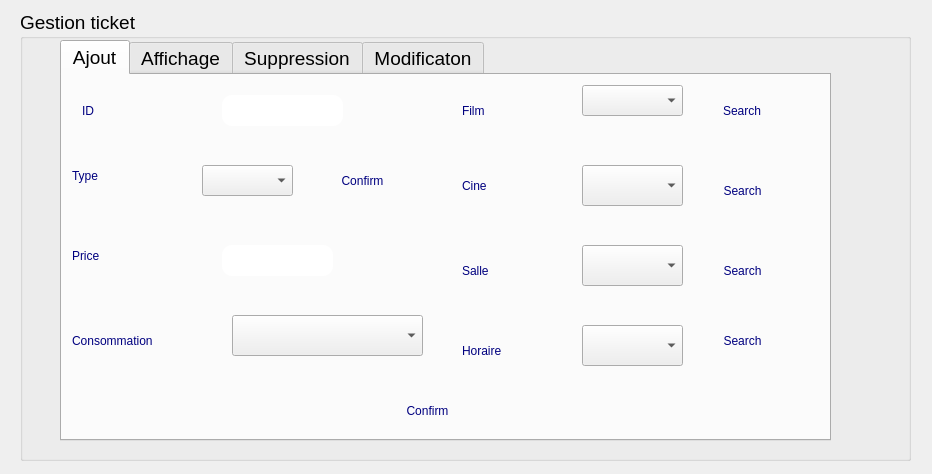
<?xml version="1.0" encoding="UTF-8"?>
<ui version="4.0">
 <class>ticket_page</class>
 <widget class="QDialog" name="ticket_page">
  <property name="geometry">
   <rect>
    <x>0</x>
    <y>0</y>
    <width>932</width>
    <height>474</height>
   </rect>
  </property>
  <property name="windowTitle">
   <string>Dialog</string>
  </property>
  <property name="styleSheet">
   <string notr="true">border-image: url(:/new/prefix3/beige.jpg);</string>
  </property>
  <widget class="QGroupBox" name="groupBox">
   <property name="geometry">
    <rect>
     <x>20</x>
     <y>10</y>
     <width>891</width>
     <height>451</height>
    </rect>
   </property>
   <property name="font">
    <font>
     <pointsize>14</pointsize>
    </font>
   </property>
   <property name="styleSheet">
    <string notr="true">border-image: url(:/new/prefix3/orange.png);</string>
   </property>
   <property name="title">
    <string>Gestion ticket</string>
   </property>
   <widget class="QTabWidget" name="tabWidget">
    <property name="geometry">
     <rect>
      <x>40</x>
      <y>30</y>
      <width>771</width>
      <height>401</height>
     </rect>
    </property>
    <property name="styleSheet">
     <string notr="true">border-image: url(:/new/prefix2/marron.jpg);</string>
    </property>
    <property name="currentIndex">
     <number>0</number>
    </property>
    <widget class="QWidget" name="tab">
     <attribute name="title">
      <string>Ajout</string>
     </attribute>
     <widget class="QLabel" name="label">
      <property name="geometry">
       <rect>
        <x>20</x>
        <y>20</y>
        <width>111</width>
        <height>31</height>
       </rect>
      </property>
      <property name="styleSheet">
       <string notr="true">border-radius : 10px ;
color: rgb(0, 0, 127);
font: 14pt &quot;MS Shell Dlg 2&quot;;</string>
      </property>
      <property name="text">
       <string>ID</string>
      </property>
     </widget>
     <widget class="QLabel" name="label_2">
      <property name="geometry">
       <rect>
        <x>10</x>
        <y>160</y>
        <width>111</width>
        <height>41</height>
       </rect>
      </property>
      <property name="styleSheet">
       <string notr="true">border-radius : 10px ;
color: rgb(0, 0, 127);
font: 14pt &quot;MS Shell Dlg 2&quot;;</string>
      </property>
      <property name="text">
       <string>Price</string>
      </property>
     </widget>
     <widget class="QLabel" name="label_3">
      <property name="geometry">
       <rect>
        <x>10</x>
        <y>90</y>
        <width>111</width>
        <height>21</height>
       </rect>
      </property>
      <property name="styleSheet">
       <string notr="true">border-radius : 10px ;
color: rgb(0, 0, 127);
font: 14pt &quot;MS Shell Dlg 2&quot;;</string>
      </property>
      <property name="text">
       <string>Type</string>
      </property>
     </widget>
     <widget class="QLabel" name="label_4">
      <property name="geometry">
       <rect>
        <x>10</x>
        <y>240</y>
        <width>151</width>
        <height>51</height>
       </rect>
      </property>
      <property name="styleSheet">
       <string notr="true">border-radius : 10px ;
color: rgb(0, 0, 127);
font: 14pt &quot;MS Shell Dlg 2&quot;;</string>
      </property>
      <property name="text">
       <string>Consommation</string>
      </property>
     </widget>
     <widget class="QLabel" name="label_5">
      <property name="geometry">
       <rect>
        <x>400</x>
        <y>10</y>
        <width>91</width>
        <height>51</height>
       </rect>
      </property>
      <property name="styleSheet">
       <string notr="true">border-radius : 10px ;
color: rgb(0, 0, 127);
font: 14pt &quot;MS Shell Dlg 2&quot;;</string>
      </property>
      <property name="text">
       <string>Film</string>
      </property>
     </widget>
     <widget class="QLineEdit" name="lineEdit_id">
      <property name="geometry">
       <rect>
        <x>160</x>
        <y>20</y>
        <width>121</width>
        <height>31</height>
       </rect>
      </property>
      <property name="styleSheet">
       <string notr="true">border-radius : 10px ;
color: rgb(0, 0, 127);
font: 14pt &quot;MS Shell Dlg 2&quot;;
border-image: whit</string>
      </property>
     </widget>
     <widget class="QComboBox" name="comboBox_type">
      <property name="geometry">
       <rect>
        <x>140</x>
        <y>90</y>
        <width>91</width>
        <height>31</height>
       </rect>
      </property>
      <property name="styleSheet">
       <string notr="true">border-image: whit</string>
      </property>
     </widget>
     <widget class="QComboBox" name="comboBox_consommation">
      <property name="geometry">
       <rect>
        <x>170</x>
        <y>240</y>
        <width>191</width>
        <height>41</height>
       </rect>
      </property>
      <property name="styleSheet">
       <string notr="true">border-image: whit</string>
      </property>
     </widget>
     <widget class="QComboBox" name="comboBox_film">
      <property name="geometry">
       <rect>
        <x>520</x>
        <y>10</y>
        <width>101</width>
        <height>31</height>
       </rect>
      </property>
      <property name="styleSheet">
       <string notr="true">border-image: whit</string>
      </property>
     </widget>
     <widget class="QLabel" name="label_6">
      <property name="geometry">
       <rect>
        <x>400</x>
        <y>90</y>
        <width>91</width>
        <height>41</height>
       </rect>
      </property>
      <property name="styleSheet">
       <string notr="true">border-radius : 10px ;
color: rgb(0, 0, 127);
font: 14pt &quot;MS Shell Dlg 2&quot;;</string>
      </property>
      <property name="text">
       <string>Cine</string>
      </property>
     </widget>
     <widget class="QComboBox" name="comboBox_cine">
      <property name="geometry">
       <rect>
        <x>520</x>
        <y>90</y>
        <width>101</width>
        <height>41</height>
       </rect>
      </property>
      <property name="styleSheet">
       <string notr="true">border-image: whit</string>
      </property>
     </widget>
     <widget class="QLabel" name="label_7">
      <property name="geometry">
       <rect>
        <x>400</x>
        <y>170</y>
        <width>91</width>
        <height>51</height>
       </rect>
      </property>
      <property name="styleSheet">
       <string notr="true">border-radius : 10px ;
color: rgb(0, 0, 127);
font: 14pt &quot;MS Shell Dlg 2&quot;;</string>
      </property>
      <property name="text">
       <string>Salle</string>
      </property>
     </widget>
     <widget class="QComboBox" name="comboBox_salle">
      <property name="geometry">
       <rect>
        <x>520</x>
        <y>170</y>
        <width>101</width>
        <height>41</height>
       </rect>
      </property>
      <property name="styleSheet">
       <string notr="true">border-image: whit</string>
      </property>
     </widget>
     <widget class="QLabel" name="label_8">
      <property name="geometry">
       <rect>
        <x>400</x>
        <y>250</y>
        <width>91</width>
        <height>51</height>
       </rect>
      </property>
      <property name="styleSheet">
       <string notr="true">border-radius : 10px ;
color: rgb(0, 0, 127);
font: 14pt &quot;MS Shell Dlg 2&quot;;</string>
      </property>
      <property name="text">
       <string>Horaire</string>
      </property>
     </widget>
     <widget class="QComboBox" name="comboBox_horaire">
      <property name="geometry">
       <rect>
        <x>520</x>
        <y>250</y>
        <width>101</width>
        <height>41</height>
       </rect>
      </property>
      <property name="styleSheet">
       <string notr="true">border-image: whit</string>
      </property>
     </widget>
     <widget class="QPushButton" name="pushButton_update_film_cine">
      <property name="geometry">
       <rect>
        <x>640</x>
        <y>10</y>
        <width>80</width>
        <height>51</height>
       </rect>
      </property>
      <property name="styleSheet">
       <string notr="true">border-radius : 10px ;
color: rgb(0, 0, 127);
font: 14pt &quot;MS Shell Dlg 2&quot;;
border-image: url(:/new/prefix3/orange.png);</string>
      </property>
      <property name="text">
       <string>Search</string>
      </property>
     </widget>
     <widget class="QPushButton" name="pushButton_update_cine_salle">
      <property name="geometry">
       <rect>
        <x>640</x>
        <y>90</y>
        <width>81</width>
        <height>51</height>
       </rect>
      </property>
      <property name="styleSheet">
       <string notr="true">border-radius : 10px ;
color: rgb(0, 0, 127);
font: 14pt &quot;MS Shell Dlg 2&quot;;
border-image: url(:/new/prefix3/orange.png);</string>
      </property>
      <property name="text">
       <string>Search</string>
      </property>
     </widget>
     <widget class="QPushButton" name="pushButton_update_salle_horaire">
      <property name="geometry">
       <rect>
        <x>640</x>
        <y>170</y>
        <width>81</width>
        <height>51</height>
       </rect>
      </property>
      <property name="styleSheet">
       <string notr="true">border-radius : 10px ;
color: rgb(0, 0, 127);
font: 14pt &quot;MS Shell Dlg 2&quot;;
border-image: url(:/new/prefix3/orange.png);</string>
      </property>
      <property name="text">
       <string>Search</string>
      </property>
     </widget>
     <widget class="QPushButton" name="pushButton_update_horaire">
      <property name="geometry">
       <rect>
        <x>640</x>
        <y>240</y>
        <width>81</width>
        <height>51</height>
       </rect>
      </property>
      <property name="styleSheet">
       <string notr="true">border-radius : 10px ;
color: rgb(0, 0, 127);
font: 14pt &quot;MS Shell Dlg 2&quot;;
border-image: url(:/new/prefix3/orange.png);</string>
      </property>
      <property name="text">
       <string>Search</string>
      </property>
     </widget>
     <widget class="QPushButton" name="pushButton_confirm_type">
      <property name="geometry">
       <rect>
        <x>250</x>
        <y>80</y>
        <width>101</width>
        <height>51</height>
       </rect>
      </property>
      <property name="styleSheet">
       <string notr="true">border-radius : 10px ;
color: rgb(0, 0, 127);
font: 14pt &quot;MS Shell Dlg 2&quot;;
border-image: url(:/new/prefix3/orange.png);</string>
      </property>
      <property name="text">
       <string>Confirm</string>
      </property>
     </widget>
     <widget class="QLineEdit" name="lineEdit_price">
      <property name="geometry">
       <rect>
        <x>160</x>
        <y>170</y>
        <width>111</width>
        <height>31</height>
       </rect>
      </property>
      <property name="styleSheet">
       <string notr="true">border-radius : 10px ;
color: rgb(0, 0, 127);
font: 14pt &quot;MS Shell Dlg 2&quot;;
border-image: whit</string>
      </property>
      <property name="readOnly">
       <bool>true</bool>
      </property>
     </widget>
     <widget class="QPushButton" name="pushButton_confirm_ajout">
      <property name="geometry">
       <rect>
        <x>280</x>
        <y>310</y>
        <width>171</width>
        <height>51</height>
       </rect>
      </property>
      <property name="styleSheet">
       <string notr="true">border-radius : 10px ;
color: rgb(0, 0, 127);
font: 14pt &quot;MS Shell Dlg 2&quot;;
border-image: url(:/new/prefix3/orange.png);</string>
      </property>
      <property name="text">
       <string>Confirm</string>
      </property>
     </widget>
    </widget>
    <widget class="QWidget" name="tab_2">
     <attribute name="title">
      <string>Affichage</string>
     </attribute>
     <widget class="QPushButton" name="pushButton_confirm_aff_ticket">
      <property name="geometry">
       <rect>
        <x>310</x>
        <y>320</y>
        <width>121</width>
        <height>41</height>
       </rect>
      </property>
      <property name="styleSheet">
       <string notr="true">border-radius : 10px ;
color: rgb(0, 0, 127);
font: 14pt &quot;MS Shell Dlg 2&quot;;
border-image: url(:/new/prefix3/orange.png);</string>
      </property>
      <property name="text">
       <string>Afficher</string>
      </property>
     </widget>
     <widget class="QTableView" name="tableView_aff_ticket">
      <property name="geometry">
       <rect>
        <x>50</x>
        <y>40</y>
        <width>651</width>
        <height>251</height>
       </rect>
      </property>
      <property name="styleSheet">
       <string notr="true">border-image: whit</string>
      </property>
     </widget>
    </widget>
    <widget class="QWidget" name="tab_3">
     <attribute name="title">
      <string>Suppression</string>
     </attribute>
     <widget class="QLineEdit" name="lineEdit_id_delete">
      <property name="geometry">
       <rect>
        <x>200</x>
        <y>60</y>
        <width>371</width>
        <height>41</height>
       </rect>
      </property>
      <property name="styleSheet">
       <string notr="true">border-radius : 10px ;
color: rgb(0, 0, 127);
font: 14pt &quot;MS Shell Dlg 2&quot;;
border-image: whit</string>
      </property>
      <property name="text">
       <string>Enter ID</string>
      </property>
     </widget>
     <widget class="QPushButton" name="pushButton_confirm">
      <property name="geometry">
       <rect>
        <x>300</x>
        <y>160</y>
        <width>121</width>
        <height>41</height>
       </rect>
      </property>
      <property name="styleSheet">
       <string notr="true">border-radius : 10px ;
color: rgb(0, 0, 127);
font: 14pt &quot;MS Shell Dlg 2&quot;;
border-image: url(:/new/prefix3/orange.png);</string>
      </property>
      <property name="text">
       <string>Confirm</string>
      </property>
     </widget>
    </widget>
    <widget class="QWidget" name="tab_4">
     <attribute name="title">
      <string>Modificaton</string>
     </attribute>
     <widget class="QLineEdit" name="lineEdit_id_update">
      <property name="geometry">
       <rect>
        <x>70</x>
        <y>50</y>
        <width>291</width>
        <height>41</height>
       </rect>
      </property>
      <property name="styleSheet">
       <string notr="true">border-radius : 10px ;
color: rgb(0, 0, 127);
font: 14pt &quot;MS Shell Dlg 2&quot;;
border-image: whit</string>
      </property>
      <property name="text">
       <string>Insert ID</string>
      </property>
     </widget>
     <widget class="QPushButton" name="pushButton_verif_id_update">
      <property name="geometry">
       <rect>
        <x>460</x>
        <y>50</y>
        <width>91</width>
        <height>41</height>
       </rect>
      </property>
      <property name="styleSheet">
       <string notr="true">border-radius : 10px ;
color: rgb(0, 0, 127);
font: 14pt &quot;MS Shell Dlg 2&quot;;
border-image: url(:/new/prefix3/orange.png);</string>
      </property>
      <property name="text">
       <string>Search</string>
      </property>
     </widget>
     <widget class="QLineEdit" name="lineEdit">
      <property name="geometry">
       <rect>
        <x>70</x>
        <y>150</y>
        <width>191</width>
        <height>41</height>
       </rect>
      </property>
      <property name="styleSheet">
       <string notr="true">border-radius : 10px ;
color: rgb(0, 0, 127);
font: 14pt &quot;MS Shell Dlg 2&quot;;</string>
      </property>
      <property name="text">
       <string>Type</string>
      </property>
     </widget>
     <widget class="QLineEdit" name="lineEdit_2">
      <property name="geometry">
       <rect>
        <x>70</x>
        <y>230</y>
        <width>191</width>
        <height>41</height>
       </rect>
      </property>
      <property name="styleSheet">
       <string notr="true">border-radius : 10px ;
color: rgb(0, 0, 127);
font: 14pt &quot;MS Shell Dlg 2&quot;;</string>
      </property>
      <property name="text">
       <string>Price</string>
      </property>
     </widget>
     <widget class="QLineEdit" name="lineEdit_3">
      <property name="geometry">
       <rect>
        <x>70</x>
        <y>310</y>
        <width>191</width>
        <height>41</height>
       </rect>
      </property>
      <property name="styleSheet">
       <string notr="true">border-radius : 10px ;
color: rgb(0, 0, 127);
font: 14pt &quot;MS Shell Dlg 2&quot;;</string>
      </property>
      <property name="text">
       <string>Consommation</string>
      </property>
     </widget>
     <widget class="QComboBox" name="comboBox_update_type">
      <property name="geometry">
       <rect>
        <x>300</x>
        <y>153</y>
        <width>131</width>
        <height>41</height>
       </rect>
      </property>
      <property name="styleSheet">
       <string notr="true">border-image: whit</string>
      </property>
     </widget>
     <widget class="QComboBox" name="comboBox_update_cons">
      <property name="geometry">
       <rect>
        <x>300</x>
        <y>310</y>
        <width>131</width>
        <height>41</height>
       </rect>
      </property>
      <property name="styleSheet">
       <string notr="true">border-image: whit</string>
      </property>
     </widget>
     <widget class="QLineEdit" name="lineEdit_price_update">
      <property name="geometry">
       <rect>
        <x>300</x>
        <y>230</y>
        <width>131</width>
        <height>41</height>
       </rect>
      </property>
      <property name="styleSheet">
       <string notr="true">border-radius : 10px ;
color: rgb(0, 0, 127);
font: 14pt &quot;MS Shell Dlg 2&quot;;
border-image: whit</string>
      </property>
      <property name="readOnly">
       <bool>true</bool>
      </property>
     </widget>
     <widget class="QPushButton" name="pushButton_update_confi_type">
      <property name="geometry">
       <rect>
        <x>460</x>
        <y>150</y>
        <width>91</width>
        <height>41</height>
       </rect>
      </property>
      <property name="styleSheet">
       <string notr="true">border-radius : 10px ;
color: rgb(0, 0, 127);
font: 14pt &quot;MS Shell Dlg 2&quot;;
border-image: url(:/new/prefix3/orange.png);</string>
      </property>
      <property name="text">
       <string>Confirm</string>
      </property>
     </widget>
     <widget class="QPushButton" name="pushButton_confi_update">
      <property name="geometry">
       <rect>
        <x>480</x>
        <y>310</y>
        <width>161</width>
        <height>41</height>
       </rect>
      </property>
      <property name="styleSheet">
       <string notr="true">border-radius : 10px ;
color: rgb(0, 0, 127);
font: 14pt &quot;MS Shell Dlg 2&quot;;
border-image: url(:/new/prefix3/orange.png);</string>
      </property>
      <property name="text">
       <string>Confirm update</string>
      </property>
     </widget>
    </widget>
   </widget>
  </widget>
 </widget>
 <resources/>
 <connections/>
</ui>
